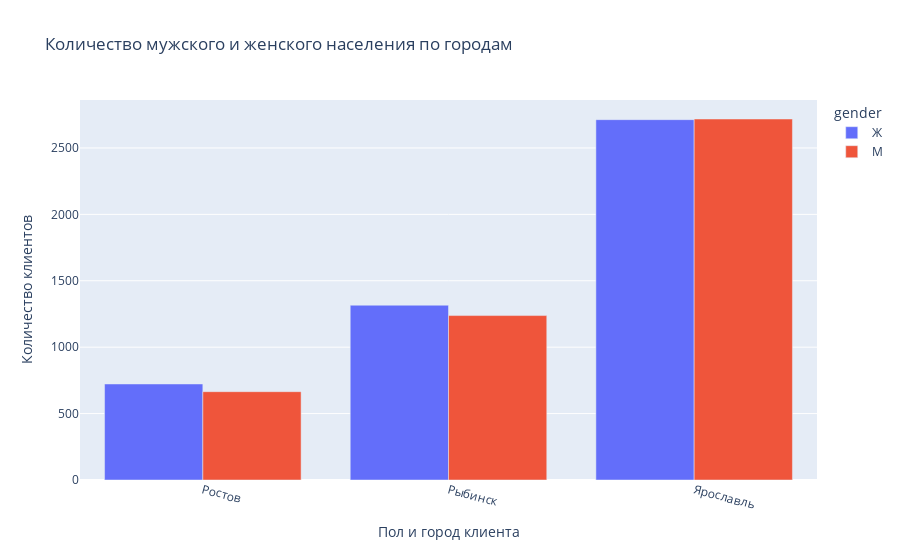

This figure's notebook cell:
### Code cell
fig = px.bar(df.groupby(['city', 'gender']).size().reset_index(name='count'), x='city', y='count',
             color='gender',
             barmode='group',
             title='Количество мужского и женского населения по городам',
             
             )

fig.update_xaxes(tickangle=15)
fig.update_xaxes(title_text='Пол и город клиента')
fig.update_yaxes(title_text='Количество клиентов')

fig.show()

### Figure 1 — Plotly figure (JSON) as saved in the notebook; plotly's stock layout.template omitted (floating-point values rounded to 4 significant figures)
{"data": [{"alignmentgroup": "True", "hovertemplate": "gender=Ж<br>city=%{x}<br>count=%{y}<extra></extra>", "legendgroup": "Ж", "marker": {"color": "#636efa", "pattern": {"shape": ""}}, "name": "Ж", "offsetgroup": "Ж", "orientation": "v", "showlegend": true, "textposition": "auto", "type": "bar", "x": ["Ростов", "Рыбинск", "Ярославль"], "xaxis": "x", "y": [723, 1316, 2713], "yaxis": "y"}, {"alignmentgroup": "True", "hovertemplate": "gender=М<br>city=%{x}<br>count=%{y}<extra></extra>", "legendgroup": "М", "marker": {"color": "#EF553B", "pattern": {"shape": ""}}, "name": "М", "offsetgroup": "М", "orientation": "v", "showlegend": true, "textposition": "auto", "type": "bar", "x": ["Ростов", "Рыбинск", "Ярославль"], "xaxis": "x", "y": [665, 1238, 2718], "yaxis": "y"}], "layout": {"barmode": "group", "legend": {"title": {"text": "gender"}, "tracegroupgap": 0}, "title": {"text": "Количество мужского и женского населения по городам"}, "xaxis": {"anchor": "y", "domain": [0, 1], "tickangle": 15, "title": {"text": "Пол и город клиента"}}, "yaxis": {"anchor": "x", "domain": [0, 1], "title": {"text": "Количество клиентов"}}}}
